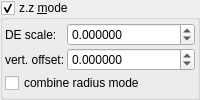
    <widget class="MyGroupBox" name="groupCheck_transf_function_enabledAz_false">
     <property name="font">
      <font>
       <weight>50</weight>
       <bold>false</bold>
      </font>
     </property>
     <property name="toolTip">
      <string/>
     </property>
     <property name="title">
      <string>z.z &amp;mode</string>
     </property>
     <property name="checkable">
      <bool>true</bool>
     </property>
     <layout class="QVBoxLayout" name="verticalLayout_33" stretch="0">
      <property name="spacing">
       <number>2</number>
      </property>
      <property name="leftMargin">
       <number>2</number>
      </property>
      <property name="topMargin">
       <number>2</number>
      </property>
      <property name="rightMargin">
       <number>2</number>
      </property>
      <property name="bottomMargin">
       <number>2</number>
      </property>
      <item>
       <layout class="QGridLayout" name="gridLayout_22" columnstretch="0,1">
        <item row="0" column="0">
         <widget class="QLabel" name="label_50">
          <property name="font">
           <font>
            <weight>50</weight>
            <bold>false</bold>
           </font>
          </property>
          <property name="text">
           <string>DE scale:</string>
          </property>
         </widget>
        </item>
        <item row="1" column="1">
         <widget class="MyDoubleSpinBox" name="spinbox_transf_offsetA_0">
          <property name="enabled">
           <bool>true</bool>
          </property>
          <property name="sizePolicy">
           <sizepolicy hsizetype="Minimum" vsizetype="Maximum">
            <horstretch>0</horstretch>
            <verstretch>0</verstretch>
           </sizepolicy>
          </property>
          <property name="font">
           <font>
            <weight>50</weight>
            <bold>false</bold>
           </font>
          </property>
          <property name="decimals">
           <number>6</number>
          </property>
          <property name="minimum">
           <double>-99.989999999999995</double>
          </property>
          <property name="maximum">
           <double>99.989999999999995</double>
          </property>
          <property name="singleStep">
           <double>0.100000000000000</double>
          </property>
         </widget>
        </item>
        <item row="1" column="0">
         <widget class="QLabel" name="label_49">
          <property name="font">
           <font>
            <weight>50</weight>
            <bold>false</bold>
           </font>
          </property>
          <property name="text">
           <string>vert. offset:</string>
          </property>
         </widget>
        </item>
        <item row="0" column="1">
         <widget class="MyDoubleSpinBox" name="spinbox_transf_scale_05">
          <property name="enabled">
           <bool>true</bool>
          </property>
          <property name="sizePolicy">
           <sizepolicy hsizetype="Minimum" vsizetype="Maximum">
            <horstretch>0</horstretch>
            <verstretch>0</verstretch>
           </sizepolicy>
          </property>
          <property name="font">
           <font>
            <weight>50</weight>
            <bold>false</bold>
           </font>
          </property>
          <property name="prefix">
           <string/>
          </property>
          <property name="decimals">
           <number>6</number>
          </property>
          <property name="minimum">
           <double>-99.989999999999995</double>
          </property>
          <property name="singleStep">
           <double>0.100000000000000</double>
          </property>
         </widget>
        </item>
        <item row="2" column="0" colspan="2">
         <widget class="MyCheckBox" name="checkBox_transf_function_enabledAw_false">
          <property name="text">
           <string notr="true">combine radius mode</string>
          </property>
         </widget>
        </item>
       </layout>
      </item>
     </layout>
    </widget>
